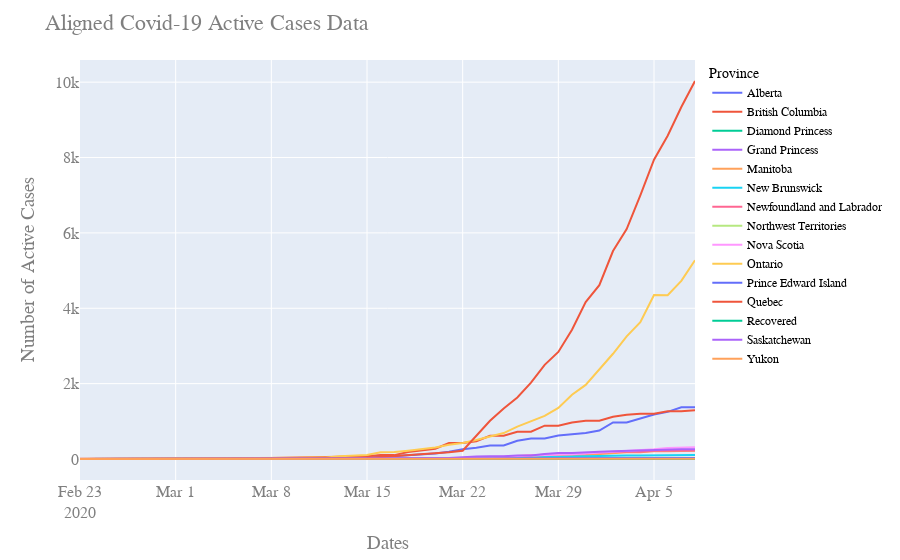

The cell this chart's notebook holds for it:
### Code cell
fig = px.line(dfmelt, x=dfmelt.index, y="cases",color='Province')#,log_y=True)
fig.update_layout(
    title="Aligned Covid-19 Active Cases Data",
    xaxis_title="Dates",
    yaxis_title="Number of Active Cases",
    font=dict(
        family="Courier New, monospace",
        size=16,
        color="#7f7f7f"
    ),
    legend=dict(
        font=dict(
            family="sans-serif",
            size=12,
            color="black"
        )
    )
)
fig.show()
fig.write_html("Province.html")
